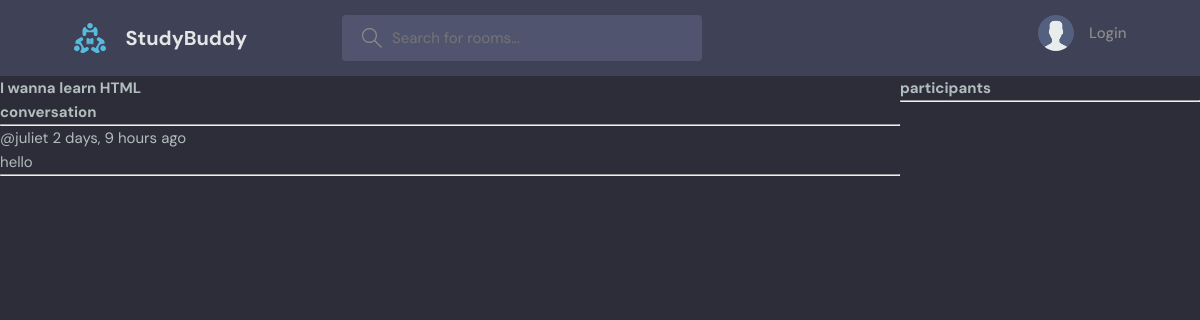
/room/room/3/, run on the app's committed database.
### base/models.py (models this page shows, shortened)
class Room(models.Model):
    name = models.CharField(max_length=200)
    description = models.TextField(null=True, blank=True)
    updated = models.DateTimeField(auto_now=True)
    created = models.DateTimeField(auto_now_add=True)
    host = models.ForeignKey(User, on_delete=models.SET_NULL, null=True)
    participants = models.ManyToManyField(User , related_name='participants', blank=True)
    topic = models.ForeignKey('Topic', on_delete=models.SET_NULL, null=True)
    class Meta:
        ordering = ['-updated', '-created']

class Message(models.Model):
    room = models.ForeignKey(Room, on_delete=models.CASCADE)
    body = models.TextField()
    updated = models.DateTimeField(auto_now=True)
    created = models.DateTimeField(auto_now_add=True)
    user = models.ForeignKey(User, on_delete=models.CASCADE)
    class Meta:
        ordering = ['-updated', '-created']

### base/views.py (the view, shortened to what this page needs)
# urls.py: path('room/<int:pk>/', views.room, name='room'),
def room(request, pk):
    room = Room.objects.get(id=pk)
    room_messages = room.message_set.all()
    participants = room.participants.all()
    context = {'room': room ,'room_messages': room_messages,'participants':participants}
    return render(request, 'base/room.html' , context)

### base/templates/base/room.html (shortened to what this page needs)
{% extends 'main.html' %}
{% block content %}
<div class="room-container">
    <div>
<h2>{{room.name}}</h2>
<div class="comment-wrapper">
    <h3>conversation</h3>
    <hr>
    {% for message in room_messages %}
    <div>
        <small>@{{message.user}}  {{message.created | timesince}} ago </small>
        <p>{{message.body}}</p>
        <hr>
    </div>
    {% endfor %}
</div>
</div>
<div>
    <h3>participants</h3>
    <hr>
</div>
</div>
{% endblock content  %}

### static/styles/style.css (style rules this page uses)
:root { --color-main: #71c6dd; --color-main-light: #e1f6fb; --color-dark: #3f4156; --color-dark-medium: #51546e; --color-dark-light: #696d97; --color-light: #e5e5e5; --color-gray: #8b8b8b; --color-light-gray: #b2bdbd; --color-bg: #2d2d39; --color-success: #5dd693; --color-error: #fc4b0b; }
* { font-family: "DM Sans", -apple-system, BlinkMacSystemFont, "Segoe UI", Roboto, Oxygen, Ubuntu, Cantarell, "Open Sans", "Helvetica Neue", sans-serif; margin: 0; padding: 0; box-sizing: border-box; text-rendering: optimizeLegibility; font-size: inherit; }
html { font-size: 56.25%; }
@media only screen and (min-width: 1200px) { html { font-size: 62.5%; } }
body { line-height: 1.6; font-weight: 400; font-size: 1.5rem; color: var(--color-light-gray); background-color: var(--color-bg); min-height: 100vh; }

### base/templates/base/room.html (style rules this page uses)
.room-container { display: grid; grid-template-columns: 3fr 1fr; }

### data on the page
Room: name "I wanna learn HTML"
Message: user "juliet", created "2 days, 9 hours", body "hello"
